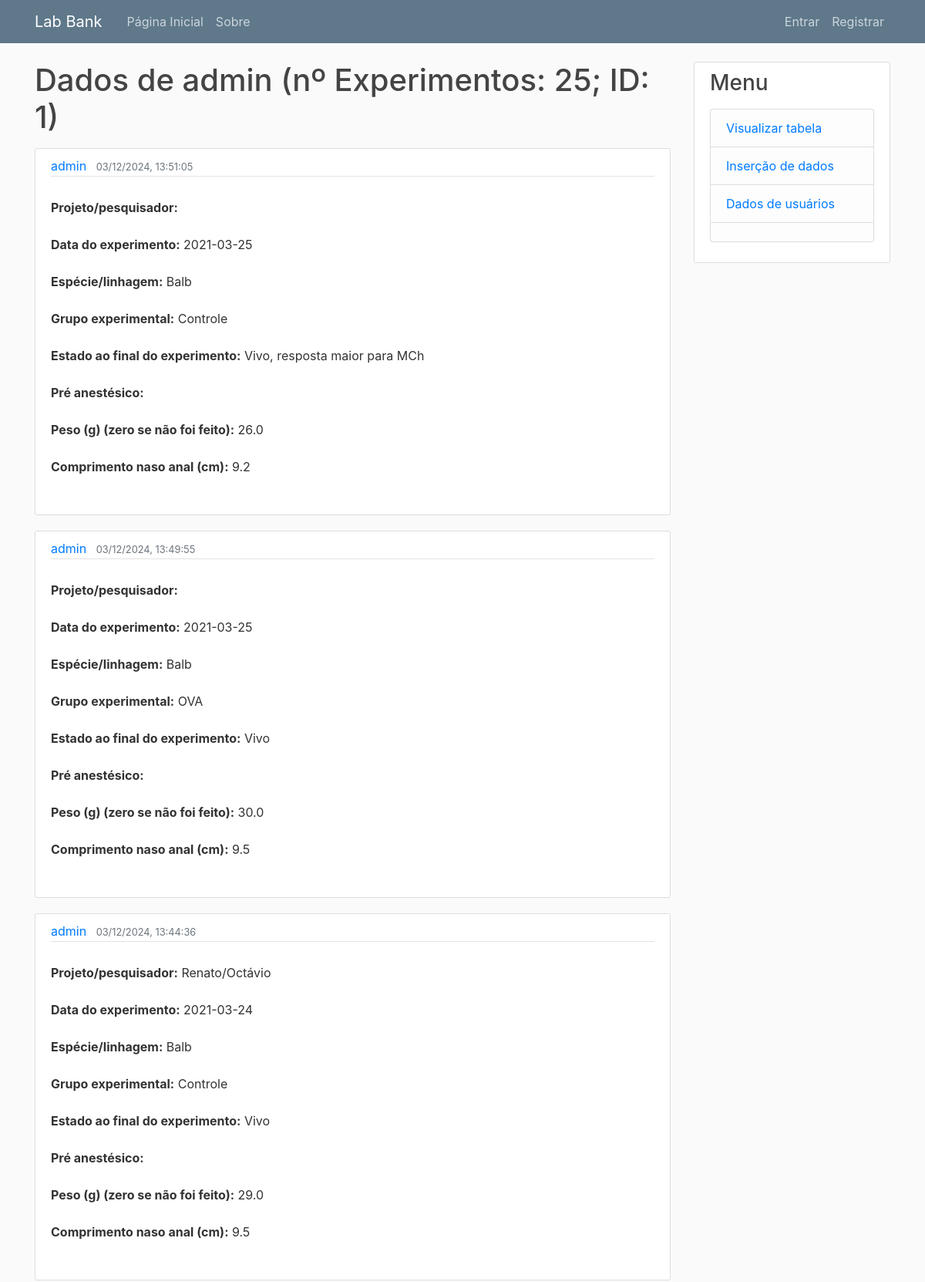
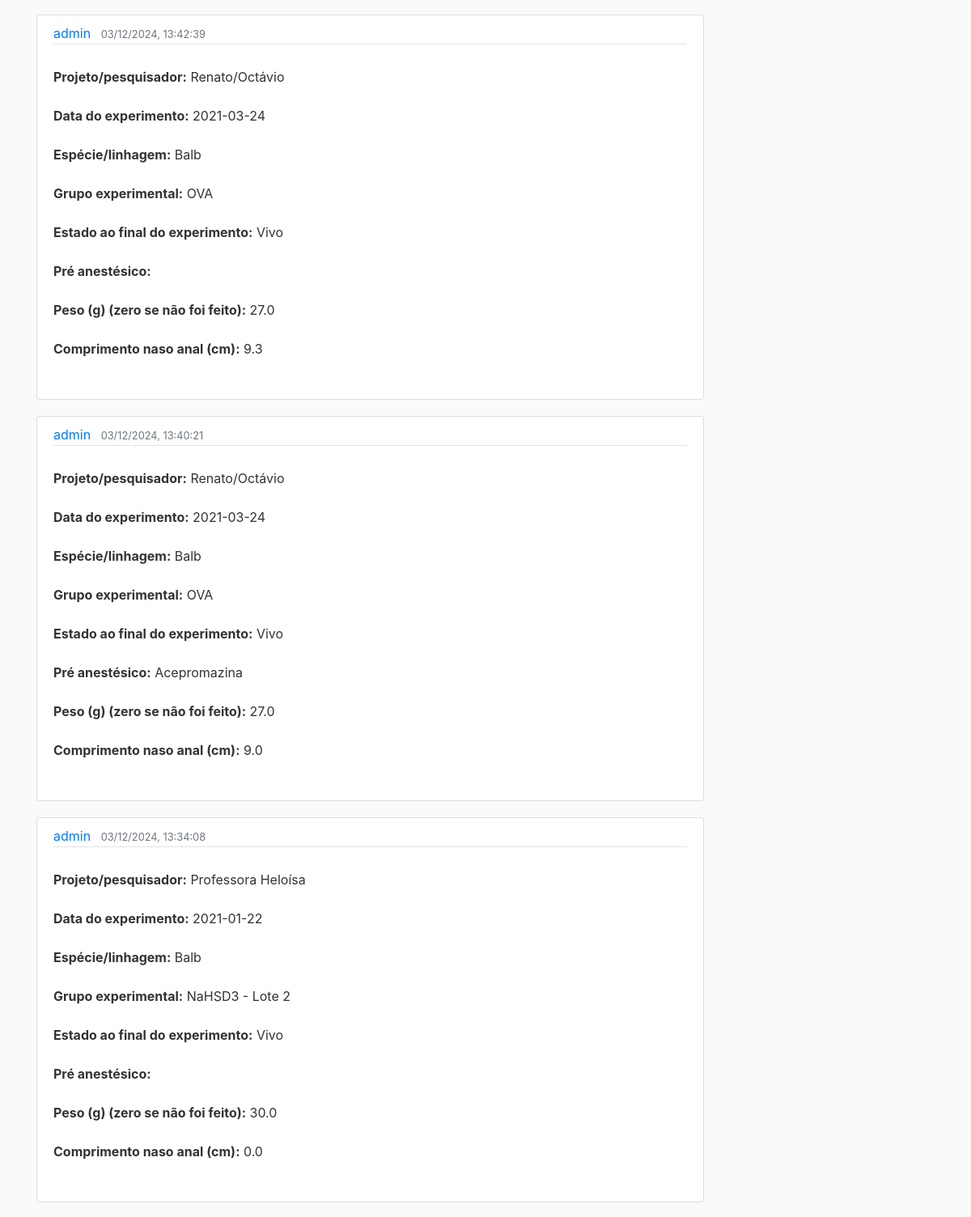
The page /table/admin (upper part) on the database its author committed (2 pictures, top to bottom).
### lab_bank/models.py (models this page shows, shortened)
class User(db.Model, UserMixin):
    id = db.Column(db.Integer, primary_key=True)
    username = db.Column(db.String(100), unique=True, nullable=False)
    email = db.Column(db.String(200), unique=True, nullable=False)
    profile_picture = db.Column(db.String(20), nullable=False, default='default.jpg')
    password = db.Column(db.String(60))
    posts = db.relationship('Post', backref='author', lazy=True)
    subjects = db.relationship('Subject', backref='owner', lazy=True)

class Subject(db.Model):
    id = db.Column(db.Integer, primary_key=True)
    date = db.Column(db.Date, nullable=False)
    lineage = db.Column(db.String(50), nullable=False)
    ova_or_control = db.Column(db.String(50), nullable=False)
    dead_or_alive = db.Column(db.String(50), nullable=False)
    acepromazine = db.Column(db.String(50), nullable=False)
    weight = db.Column(db.Float, nullable=False)
    project = db.Column(db.String(255), nullable=True)  # Ensure this line is present
    naso_anal_length = db.Column(db.Float, nullable=True)
    user_id = db.Column(db.Integer, db.ForeignKey('user.id'), nullable=False)
    excel_file_path = db.Column(db.String(255), nullable=True)
    date_created = db.Column(db.DateTime, default=datetime.utcnow)

### lab_bank/table/routes.py (the view)
@table.route("/table/<string:username>")
def user_subjects(username):
    page = request.args.get('page', 1, type=int)
    user = User.query.filter_by(username=username).first_or_404()
    subjects = Subject.query.filter_by(user_id=user.id).order_by(Subject.id.desc()).paginate(page=page, per_page=7)
    return render_template('user_subjects.html', user=user, title=f'Dados de {username}', subjects=subjects)

### lab_bank/templates/user_subjects.html (shortened to what this page needs)
{% extends 'layout.html' %}
{% block content %}
<h1 class="mb-3"> Dados de {{ user.username }} (nº Experimentos: {{ subjects.total }}; ID: {{ user.id }})</h1>
{% for subject in subjects.items %}
	<article class="media content-section">
		<div class="media-body">
			<div class="article-metadata">
				<a class="mr-2" href="{{ url_for('table.user_subjects', username=subject.owner.username) }}">{{ user.username }}</a>
				<small class="text-muted">{{ subject.date_created.strftime('%d/%m/%Y, %H:%M:%S') }}</small>
			</div>
			<p class="article-content">
				<strong>Projeto/pesquisador:</strong> {{ subject.project}}<br>
				<strong>Data do experimento:</strong> {{ subject.date}}<br>
				<strong>Espécie/linhagem:</strong> {{ subject.lineage}}<br>
				<strong>Grupo experimental:</strong> {{ subject.ova_or_control }}<br>
				<strong>Estado ao final do experimento:</strong> {{ subject.dead_or_alive }}<br>
				<strong>Pré anestésico:</strong> {{ subject.acepromazine }}<br>
				<strong>Peso (g) (zero se não foi feito):</strong> {{ subject.weight }}<br>
				<strong>Comprimento naso anal (cm):</strong> {{ subject.naso_anal_length }}<br>
			</p>
	</article>
{% endfor %}
{% endblock %}

### lab_bank/templates/layout.html (shortened to what this page needs)
<!DOCTYPE html>
<html>
	<head>
		<link rel="stylesheet" href="https://maxcdn.bootstrapcdn.com/bootstrap/4.0.0/css/bootstrap.min.css">
		<link rel="stylesheet" type="text/css" href="{{ url_for('static', filename='main.css') }}">
</head>
					<body>
						<header class="site-header">
							<nav class="navbar navbar-expand-md navbar-dark bg-steel fixed-top">
								<div class="container">
									<a class="navbar-brand mr-4" href="/">Lab Bank</a>
									<div class="collapse navbar-collapse" id="navbarToggle">
										<div class="navbar-nav mr-auto">
											<a class="nav-item nav-link" href="{{ url_for('main.home') }}">Página Inicial</a>
											<a class="nav-item nav-link" href="{{ url_for('main.about') }}">Sobre</a>
										</div>
										<div class="navbar-nav">
										{% if current_user.is_authenticated %}
											<a class="nav-item nav-link" href="{{ url_for('users.account') }}">Conta</a>
											<a class="nav-item nav-link" href="{{ url_for('users.logout') }}">Sair</a>
		{% else %}
		  <a class="nav-item nav-link" href="{{ url_for('users.login') }}">Entrar</a>
											<a class="nav-item nav-link" href="{{ url_for('users.register') }}">Registrar</a>
		{% endif %}
	</div>
									</div>
								</div>
							</nav>
						</header>
						<main role="main" class="container">
							<div class="row">
								<div class="col-md-9">
          {% block content %}{% endblock %}
        </div>
								<div class="col-md-3">
									<div class="content-section">
										<h3>Menu</h3>
										<p class='text-muted'>
											<ul class="list-group">
												<li class="list-group-item list-group-item-light">
												<a href = "{{ url_for('table.display_table') }}"> Visualizar tabela </a>
												</li>
												<li class="list-group-item list-group-item-light">
												<a href = "{{ url_for('table.insert_data') }}"> Inserção de dados </a>
												</li>
												<li class="list-group-item list-group-item-light">
												<a href = "{{ url_for('users.user_list') }}"> Dados de usuários </a>
												</li>
												<li class="list-group-item list-group-item-light">
												</li>
											</ul>
										</p>
									</div>
								</div>
							</div>
						</main>

### lab_bank/static/main.css (style rules this page uses)
body { background: #fafafa; color: #333333; margin-top: 5rem; }
h1, h2, h3, h4, h5, h6 { color: #444444; }
.bg-steel { background-color: #5f788a; }
.site-header .navbar-nav .nav-link { color: #cbd5db; }
.content-section { background: #ffffff; padding: 10px 20px; border: 1px solid #dddddd; border-radius: 3px; margin-bottom: 20px; }
.article-content { white-space: pre-line; }
.article-metadata { padding-bottom: 1px; margin-bottom: 4px; border-bottom: 1px solid #e3e3e3 }

### rows shown on the page
User: username "admin", id "1"
Subject: date_created "03/12/2024, 13:51:05", date "2021-03-25", lineage "Balb", ova_or_control "Controle", dead_or_alive "Vivo, resposta maior para MCh", weight "26.0", naso_anal_length "9.2"
Subject: date_created "03/12/2024, 13:49:55", date "2021-03-25", lineage "Balb", ova_or_control "OVA", dead_or_alive "Vivo", weight "30.0", naso_anal_length "9.5"
Subject: date_created "03/12/2024, 13:44:36", project "Renato/Octávio", date "2021-03-24", lineage "Balb", ova_or_control "Controle", dead_or_alive "Vivo", weight "29.0", naso_anal_length "9.5"
Subject: date_created "03/12/2024, 13:42:39", project "Renato/Octávio", date "2021-03-24", lineage "Balb", ova_or_control "OVA", dead_or_alive "Vivo", weight "27.0", naso_anal_length "9.3"
Subject: date_created "03/12/2024, 13:40:21", project "Renato/Octávio", date "2021-03-24", lineage "Balb", ova_or_control "OVA", dead_or_alive "Vivo", acepromazine "Acepromazina", weight "27.0", naso_anal_length "9.0"
Subject: date_created "03/12/2024, 13:34:08", project "Professora Heloísa", date "2021-01-22", lineage "Balb", ova_or_control "NaHSD3 - Lote 2", dead_or_alive "Vivo", weight "30.0", naso_anal_length "0.0"

### other values the page prints
{{ subjects.total }} "25"
